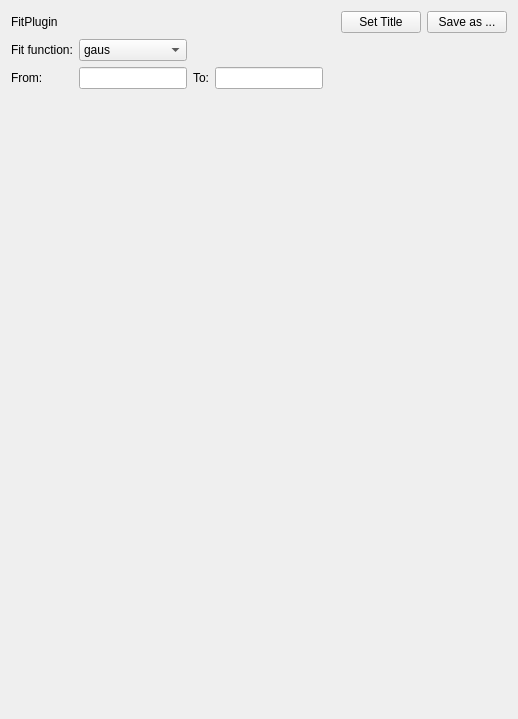
<?xml version="1.0" encoding="UTF-8"?>
<ui version="4.0">
 <class>FitPlugin</class>
 <widget class="QWidget" name="FitPlugin">
  <property name="geometry">
   <rect>
    <x>0</x>
    <y>0</y>
    <width>518</width>
    <height>719</height>
   </rect>
  </property>
  <property name="windowTitle">
   <string>Form</string>
  </property>
  <layout class="QVBoxLayout" name="verticalLayout">
   <item>
    <layout class="QHBoxLayout" name="horizontalLayout">
     <item>
      <widget class="QLabel" name="label_3">
       <property name="text">
        <string>FitPlugin</string>
       </property>
      </widget>
     </item>
     <item>
      <spacer name="horizontalSpacer">
       <property name="orientation">
        <enum>Qt::Horizontal</enum>
       </property>
       <property name="sizeHint" stdset="0">
        <size>
         <width>40</width>
         <height>20</height>
        </size>
       </property>
      </spacer>
     </item>
     <item>
      <widget class="QPushButton" name="button_settitle">
       <property name="text">
        <string>Set Title</string>
       </property>
      </widget>
     </item>
     <item>
      <widget class="QPushButton" name="button_saveas">
       <property name="text">
        <string>Save as ...</string>
       </property>
      </widget>
     </item>
    </layout>
   </item>
   <item>
    <layout class="QHBoxLayout" name="horizontalLayout_2">
     <item>
      <layout class="QGridLayout" name="gridLayout">
       <item row="1" column="2">
        <widget class="QLabel" name="label_4">
         <property name="text">
          <string>To:</string>
         </property>
        </widget>
       </item>
       <item row="0" column="1">
        <widget class="QComboBox" name="comboBox_fitOpt">
         <item>
          <property name="text">
           <string>gaus</string>
          </property>
         </item>
         <item>
          <property name="text">
           <string>expo</string>
          </property>
         </item>
         <item>
          <property name="text">
           <string>landau</string>
          </property>
         </item>
         <item>
          <property name="text">
           <string>pol1</string>
          </property>
         </item>
         <item>
          <property name="text">
           <string>pol2</string>
          </property>
         </item>
         <item>
          <property name="text">
           <string>pol3</string>
          </property>
         </item>
        </widget>
       </item>
       <item row="0" column="0">
        <widget class="QLabel" name="label">
         <property name="text">
          <string>Fit function:</string>
         </property>
        </widget>
       </item>
       <item row="1" column="1">
        <widget class="QLineEdit" name="lineEdit_from"/>
       </item>
       <item row="1" column="0">
        <widget class="QLabel" name="label_2">
         <property name="text">
          <string>From:</string>
         </property>
        </widget>
       </item>
       <item row="1" column="3">
        <widget class="QLineEdit" name="lineEdit_to"/>
       </item>
      </layout>
     </item>
     <item>
      <spacer name="horizontalSpacer_2">
       <property name="orientation">
        <enum>Qt::Horizontal</enum>
       </property>
       <property name="sizeHint" stdset="0">
        <size>
         <width>40</width>
         <height>20</height>
        </size>
       </property>
      </spacer>
     </item>
    </layout>
   </item>
   <item>
    <widget class="QRootCanvas" name="widget" native="true">
     <property name="minimumSize">
      <size>
       <width>0</width>
       <height>400</height>
      </size>
     </property>
    </widget>
   </item>
  </layout>
 </widget>
 <customwidgets>
  <customwidget>
   <class>QRootCanvas</class>
   <extends>QWidget</extends>
   <header>qrootcanvas.h</header>
   <container>1</container>
  </customwidget>
 </customwidgets>
 <resources/>
 <connections/>
</ui>
